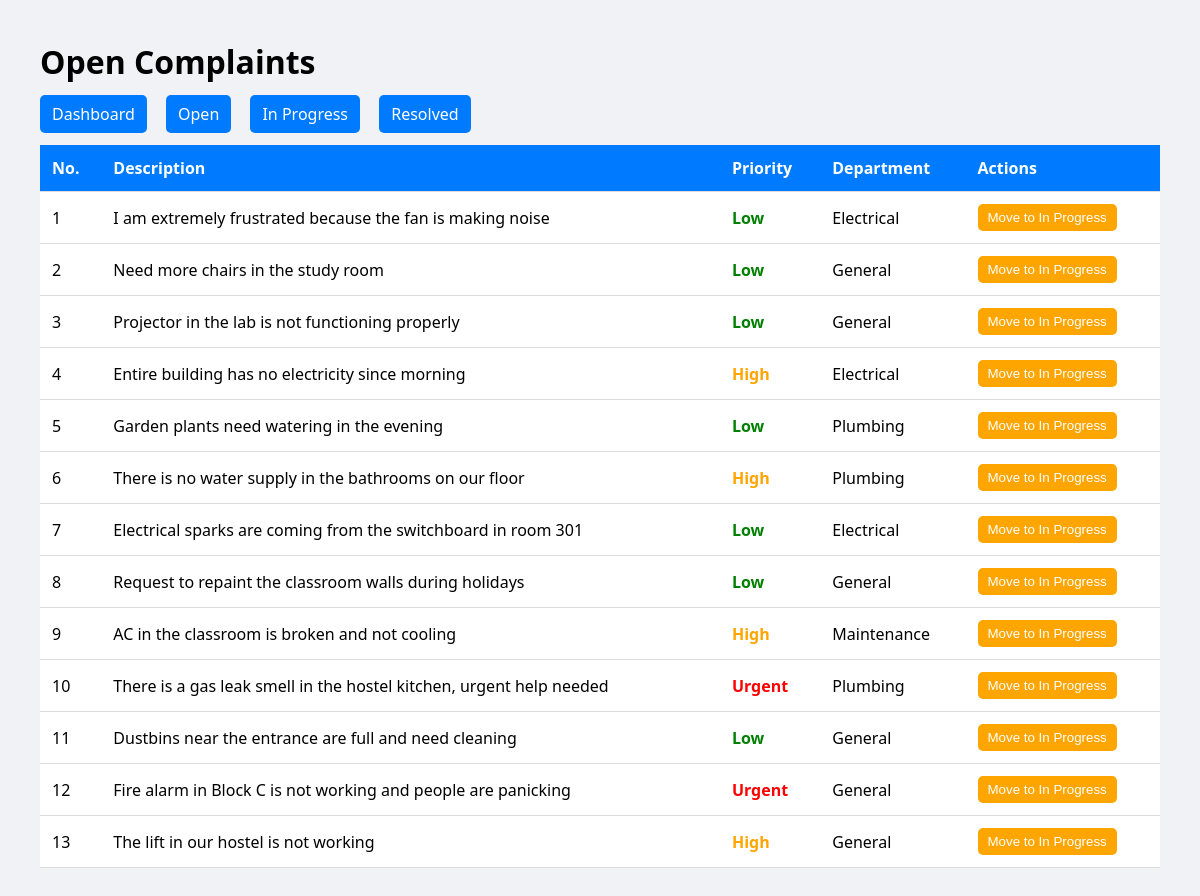
The app's page /open, older data.
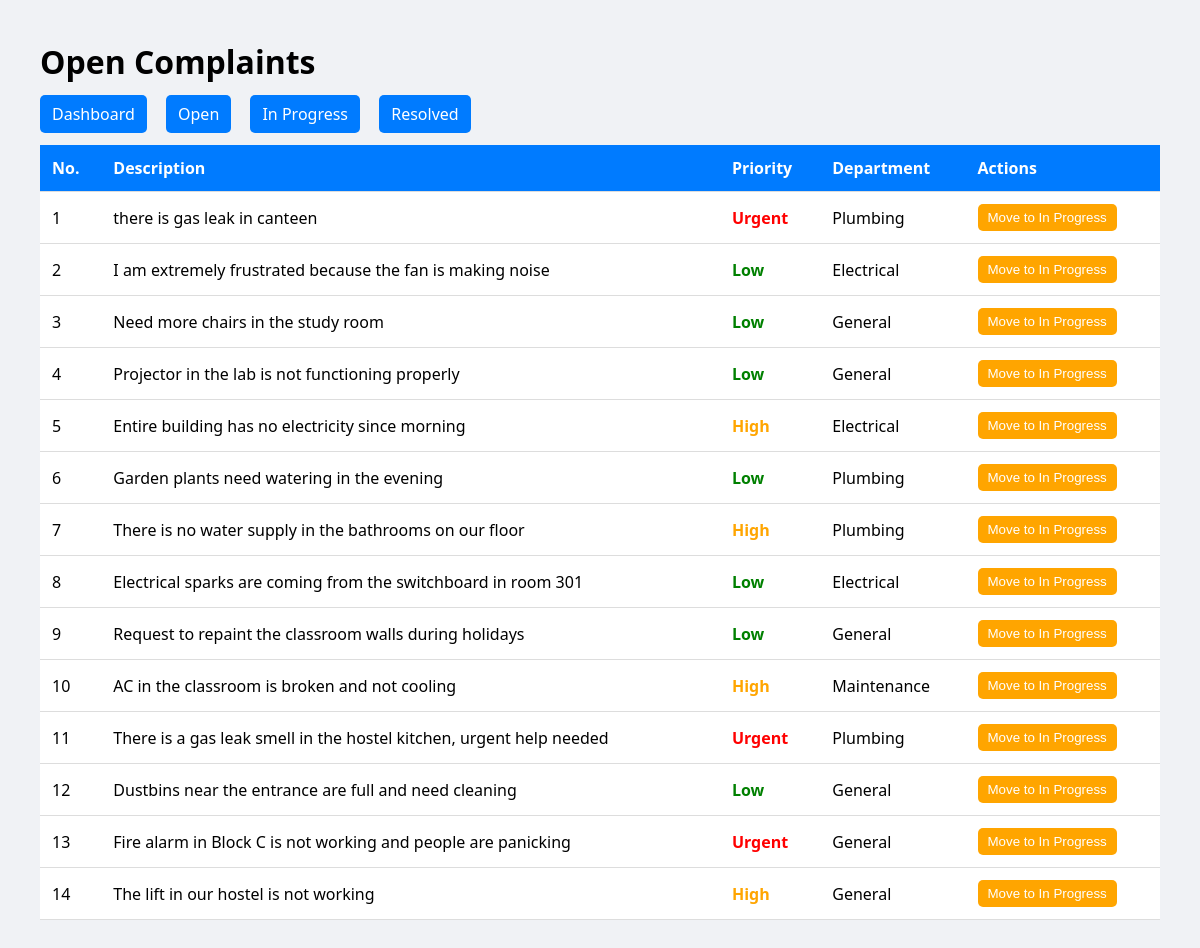
The same page, newer data.
### tables this page shows
CREATE TABLE complaints (
            id INTEGER PRIMARY KEY AUTOINCREMENT,
            description TEXT NOT NULL,
            severity TEXT DEFAULT 'Low',
            status TEXT DEFAULT 'Open',
            department TEXT DEFAULT 'General',
            assigned_to TEXT,
            created_at TIMESTAMP DEFAULT CURRENT_TIMESTAMP
        );

### app.py (the view)
@app.route('/open') #to display complaints filtered by "Open" status, allowing admins to focus on new issues that need attention
def open_complaints():
    conn = get_db_connection()
    complaints = conn.execute(
        "SELECT * FROM complaints WHERE status = 'Open' ORDER BY created_at DESC"
    ).fetchall()
    conn.close()
    return render_template('status_page.html', complaints=complaints,
                           title="Open Complaints", page_type="open")

### app.py (called while the page is built)
def get_db_connection():
    conn = sqlite3.connect(DB_FILE)
    conn.row_factory = sqlite3.Row
    return conn

### templates/status_page.html (shortened to what this page needs)
<!DOCTYPE html>
<html>
<head>
</head>
<body>
<h1>{{ title }}</h1>
<div class="nav">
    <a href="/admin">Dashboard</a>
    <a href="/open">Open</a>
    <a href="/in-progress">In Progress</a>
    <a href="/resolved">Resolved</a>
</div>
<table>
    <tr>
        <th>No.</th>
        <th>Description</th>
        <th>Priority</th>
        <th>Department</th>
        <th>Actions</th>
    </tr>
    {% for c in complaints %}
    <tr>
        <td>{{ loop.index }}</td>
        <td>{{ c.description }}</td>
        <td class="
            {% if c.severity == 'Urgent' %}urgent
            {% elif c.severity == 'High' %}high
            {% else %}low
            {% endif %}
        ">
            {{ c.severity }}
        </td>
        <td>{{ c.department }}</td>
        <td>
            {% if page_type == "open" %}
                <a href="/update_status/{{ c.id }}/In Progress"
                   onclick="return confirm('Move to In Progress?')">
                    <button class="btn progress">Move to In Progress</button>
                </a>
            {% elif page_type == "progress" %}
                <a href="/update_status/{{ c.id }}/Resolved"
                   onclick="return confirm('Mark as Resolved?')">
                    <button class="btn resolved">Mark as Resolved</button>
                </a>
            {% else %}
                <span style="color: gray;">No actions</span>
            {% endif %}
        </td>
    </tr>
    {% endfor %}
</table>
</body>
</html>

### templates/status_page.html (style rules this page uses)
body { font-family: 'Segoe UI'; background: #f0f2f5; margin: 40px; }
h1 { margin-bottom: 20px; }
.nav a { margin-right: 15px; text-decoration: none; padding: 8px 12px; background: #007bff; color: white; border-radius: 5px; }
table { width: 100%; border-collapse: collapse; background: white; margin-top: 20px; }
th, td { padding: 12px; border-bottom: 1px solid #ddd; text-align: left; }
th { background: #007bff; color: white; }
.urgent { color: red; font-weight: bold; }
.high { color: orange; font-weight: bold; }
.low { color: green; font-weight: bold; }
.btn { padding: 6px 10px; border: none; border-radius: 5px; cursor: pointer; color: white; }
.progress { background: orange; }

Row changes from the older to the newer data that the page shows:
added complaints: description "there is gas leak in canteen", severity "Urgent", department "Plumbing"
